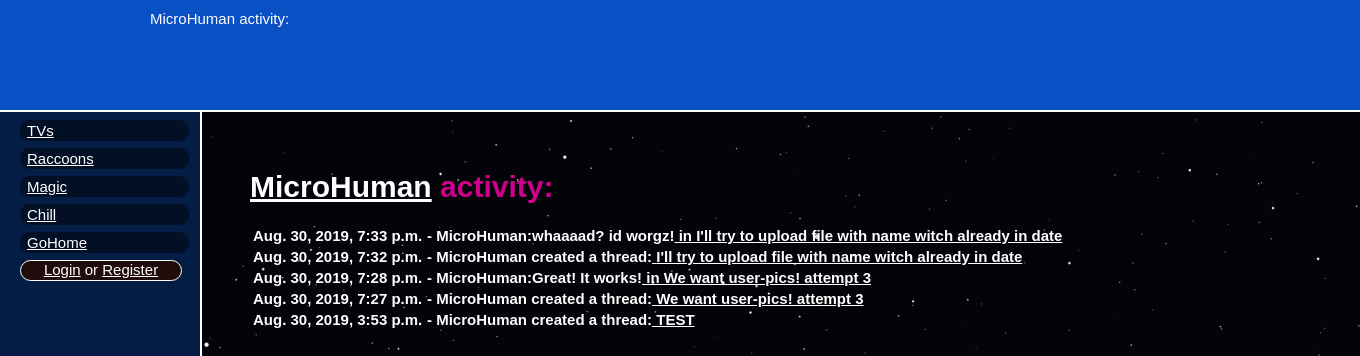
The page /Raccoons/users/MicroHuman/activity on the database as committed earlier.
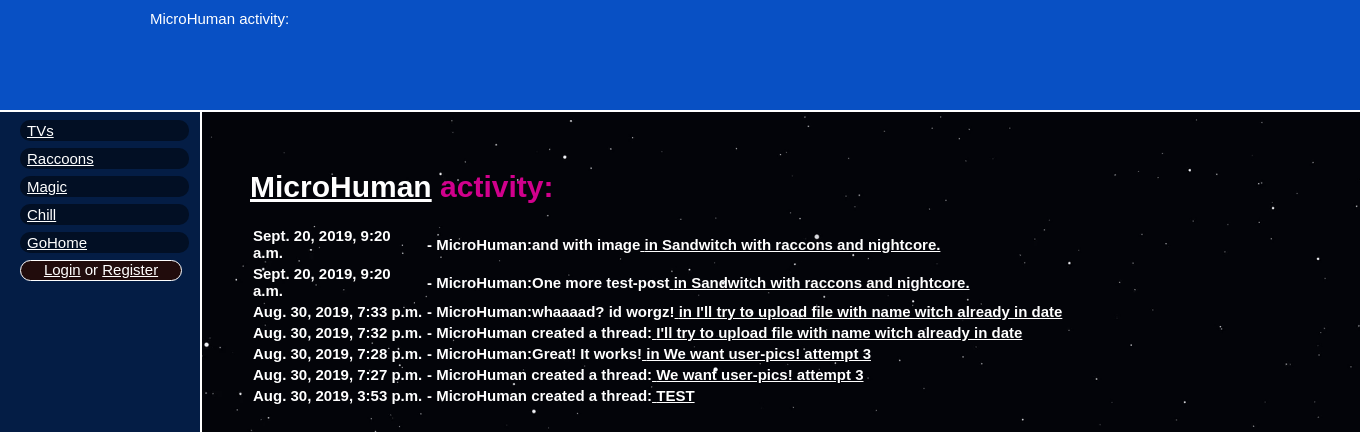
The same page on the database as committed later.
### MAIN_APP/models.py (models this page shows, shortened)
class Post(models.Model):
    thread = models.ForeignKey(Thread, on_delete=models.CASCADE)
    post = models.TextField()
    login = models.CharField(max_length=30)
    date = models.DateTimeField(auto_now=True)
    pic = models.ImageField(null=True, blank=True, upload_to='posts', default=None)

class Thread(models.Model):
    thread = models.CharField(max_length=100)
    board = models.CharField(max_length=100)
    login = models.ForeignKey(User, on_delete=models.PROTECT)
    op_post = models.TextField()
    date = models.DateTimeField(auto_now=True)
    pic = models.ImageField(null=True, blank=True, upload_to='threads')
    def __str__(self):
        return self.thread

### MAIN_APP/views.py (the view)
# urls.py: re_path(r'users/(?P<user>.+)/activity', views.user_activity),
def user_activity(request, user):
    if request.user.is_authenticated:
        userpic = User_det.objects.get(username_id=request.user.id).pic
    else:
        userpic = None
    ri = User.objects.get(username=user)
    posts = Post.objects.filter(login=user).reverse()
    threads = Thread.objects.filter(login=ri.id)
    activity = []
    for j in posts:
        in_thread = Thread.objects.get(id=j.thread_id)
        activity.append({"date": j.date,
                         "content": user + ':' + j.post,
                         "thread": 'in ' + str(j.thread),
                         "ref": '/' + str(in_thread.board) + '/Thread=' + str(in_thread.id)})
    for j in threads: activity.append({"date": j.date,
                                       "content": user + " created a thread:",
                                       "thread": str(j.thread),
                                       "ref": '/' + str(j.board) + '/Thread=' + str(j.id)})
    act = sorted(activity, key=lambda k: k['date'], reverse=True)
    return render(request, 'user_activity.html', {'activity': act, 'user': user, 'userpic': userpic})

### templates/user_activity.html (shortened to what this page needs)
{% extends "base.html" %}
{% block header %}
{{user}} activity:
{% endblock header %}
{% block content %}
<div class="user_page_activity">
    <h1><a href="/users/{{user}}">{{user}}</a> activity:</h1>
    <table>
    {% for act in activity %}
        <tr align="left"><th class="small_thing">{{act.date}}</th><th> - {{act.content}}<a href="{{act.ref}}"> {{act.thread}}</a></th></tr>
    {% endfor %}
    </table>
</div>
{% endblock content %}

### templates/base.html (shortened to what this page needs)
<!DOCTYPE html>
{% load staticfiles %}
<html>
<head>
    <link rel="stylesheet" href="{% static 'css/base.css' %}">
</head>
<body>
<div class="header">{% block header %}<h1>zAzon</h1>{% endblock header %}</div>
<div class="miniheader"><h1>zAzon</h1>{{board}}</div>
<div class="content">{% block content %}{% endblock content %}</div>
<div class="bar">
    <div>
        <div class="way"><a href="/TVs" class="way">TVs</a></div>
        <div class="way"><a href="/Raccoons" class="way">Raccoons</a></div>
        <div class="way"><a href="/Magic" class="way">Magic</a></div>
        <div class="way"><a href="/Chill" class="way">Chill</a></div>
        <div class="way"><a href="/" class="way">GoHome</a></div>
    </div>
        {% if user.is_authenticated %}<div class="bar_user">
        <div class="bar_user_text"<th><a href="/users/{{user.get_username}}">{{ user.get_username }}</a><br>
        <a href="{% url 'logout'%}?next={{request.path}}">Logout</a></th></div>
        <div class="bar_user_pic"><a href="/users/{{user.get_username}}">
                {% if userpic %}<img width="50" height="50" src="{{userpic.url}}"/>
                {% else %}<img height="50" src="{% static "images/default.jpg" %}">{% endif %}</a></div>
    </div>
        {% else %}
        <div class="bar_user_desc">
            <a href="{% url 'login'%}?next={{request.path}}">Login</a> or
        <a href="/registration">Register</a></div>
        {% endif %}
</div>
</body>
</html>

### static/css/base.css (style rules this page uses)
html { background-image: url(http://127.0.0.1:8000/static/images/space.png); background-repeat: repeat; list-style-type: none; background-attachment: fixed; background-size:cover; }
a { color: white; }
h1 { color: #d1008c; }
div { font-size: 15px; font-family: 'Nunito', sans-serif; text-shadow: -1px -1px -2px #ffe76b; color: white; }
.bar { border-right: 2px solid white; height: 100%; background-color: #041d45; position:fixed; top:0px; left:0; width:180px; text-align:left; padding-left:20px; padding-top: 120px; }
.way { position: relative; width: 160px; background-color: #020f24; margin-bottom:7px; padding-left: 5px; border-radius: 10px; }
a.way { display: block; height: 150%; padding: 2px; }
.header { border-bottom: 2px solid white; position:absolute; z-index: 3; left: 0px; top: 0px; width:100%; height: 100px; background-color: #0850c4; padding-left: 150px; padding-top: 10px; text-align: left; color: white; }
.miniheader { position:fixed; z-index:2; top: 0px; left: 0px; width:180px; height: 120px; background-color: #041d45; padding-left: 20px; margin: 0px; color: white; }
.content { position:absolute; top:100px; left:230px; padding-top: 20px; padding-left: 20px; }
.bar_user_desc { position: relative; width: 160px; text-align:center; padding-bottom:2px; border: 1px solid white; border-radius: 15px; background-color: #210c0c; }
.user_page_activity { margin-top:50px; margin-bottom:50px; margin-right:250px; }
.small_thing { width:170px; vertical-align:top; }

Rows that differ between the two databases and show on the page:
added Post: date "Sept. 20, 2019, 9:20 a.m."
added Post: date "Sept. 20, 2019, 9:20 a.m."
Other text that changed with them:
new list line: "- MicroHuman:and with image in Sandwitch with raccons and nightcore."
new list line: "- MicroHuman:One more test-post in Sandwitch with raccons and nightcore."
